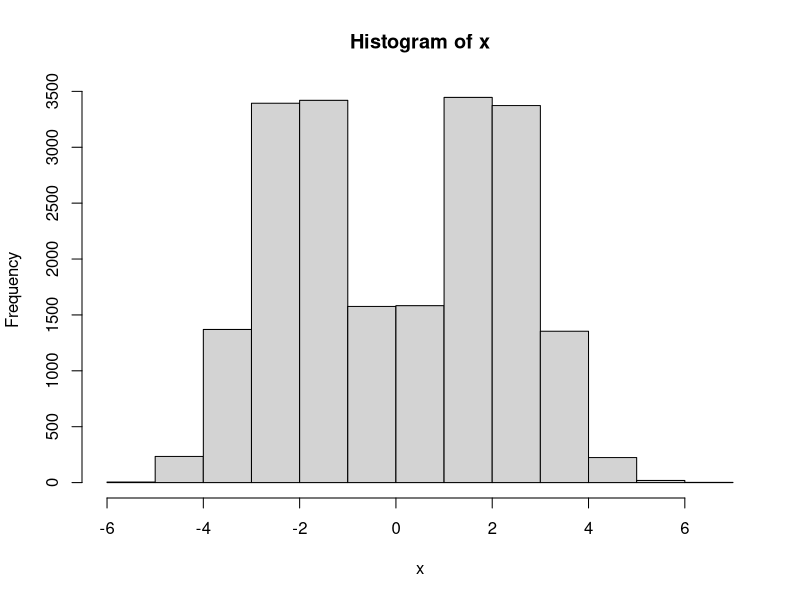
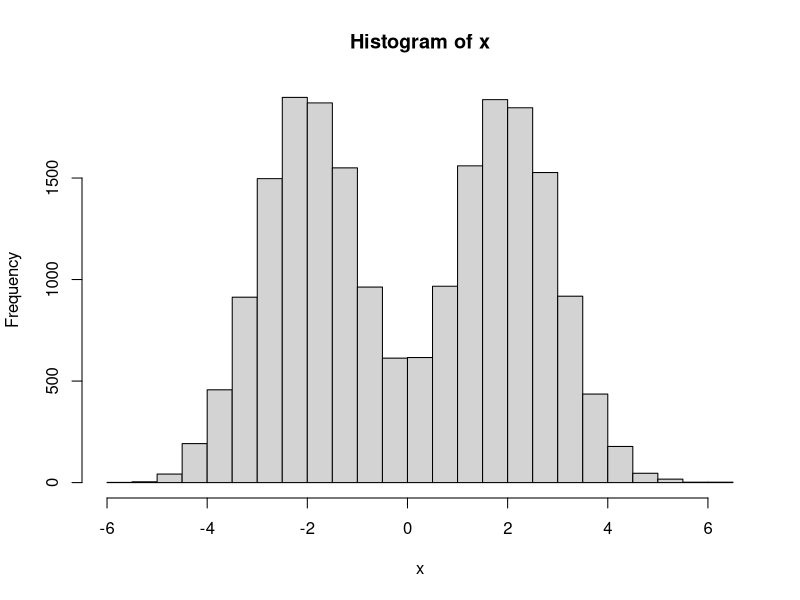
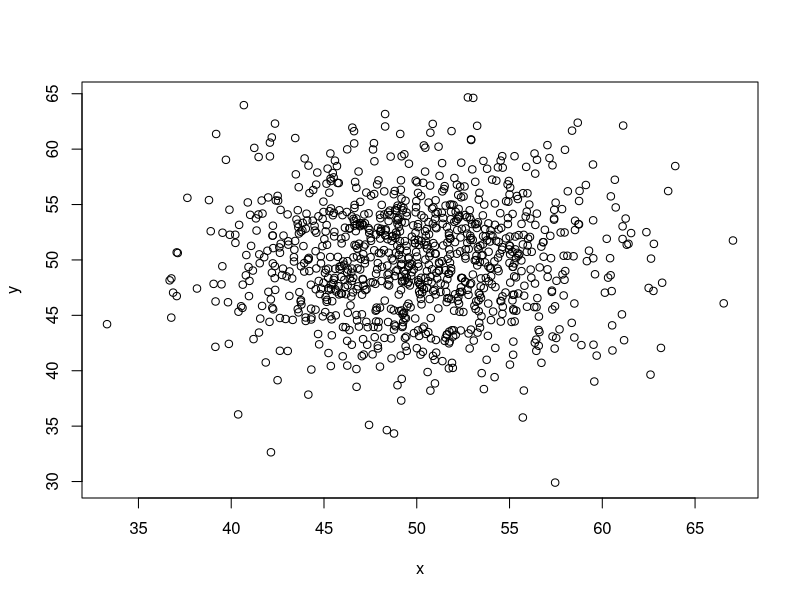
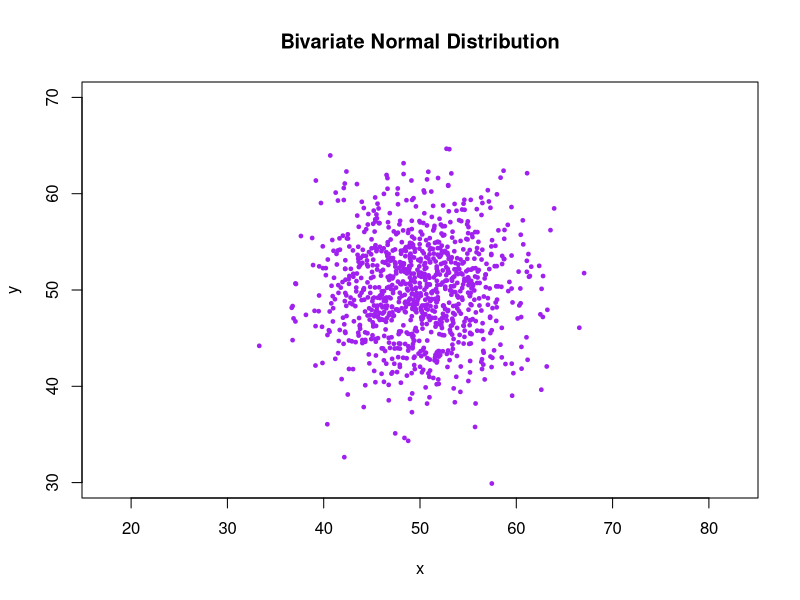
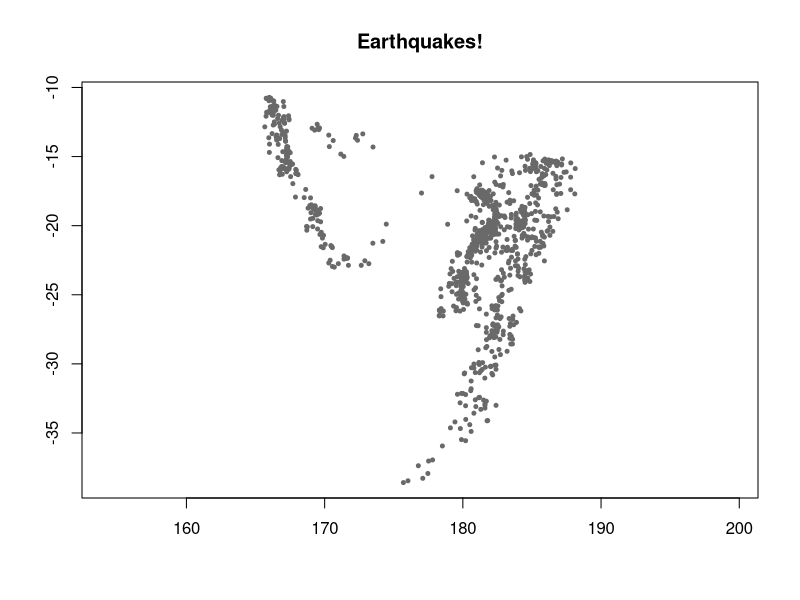
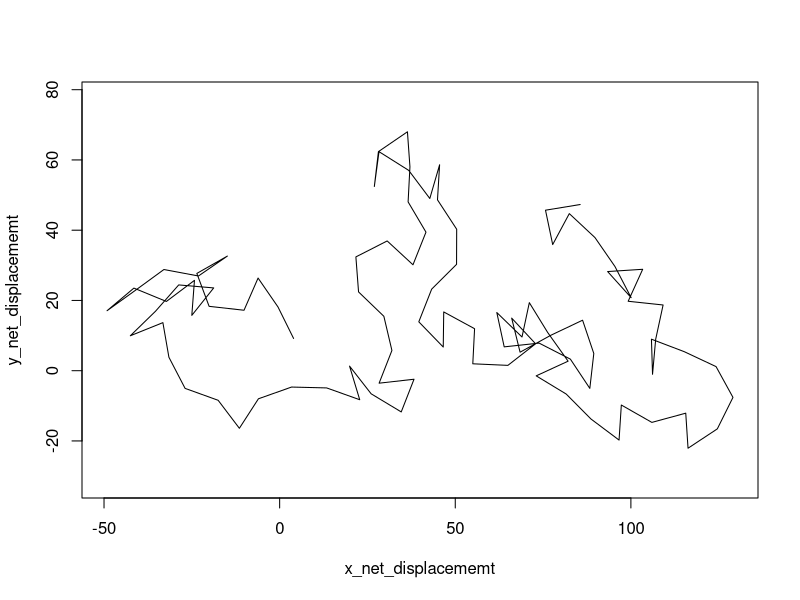

Here is the R script that generated these plots, in order:
## ---- chunk 1
x <- c(rnorm(10000, mean = -2), rnorm(10000, mean = 2))
hist(x)
hist(x, breaks = 40)
## ---- chunk 2
x <- rnorm(1000, mean = 50, sd = 5)
y <- rnorm(1000, mean = 50, sd = 5)
plot(x, y)
## ---- chunk 3
plot(x, y,
     pch = 20,
     xlim = c(30,70),
     ylim = c(30,70),
     main = "Bivariate Normal Distribution",
     col = "purple", 
     cex = 0.75,
     axes = TRUE,
     asp = 1)
## ---- chunk 4
plot(x = quakes$long, 
     y = quakes$lat,
     pch = 20,
     main = "Earthquakes!",
     col = "dimgray", 
     cex = 0.8,
     asp = 1, 
     xlab = "",
     ylab = "")

## ---- chunk 5
time_steps <- 100
step_length <- 10
theta <- runif(time_steps, min = 0, max = 2 * pi)
x_steps <- step_length * cos(theta)
y_steps <- step_length * sin(theta)
x_net_displacememt <- cumsum(x_steps)
y_net_displacememt <- cumsum(y_steps)

plot(x_net_displacememt,
     y_net_displacememt,
     type = "l",
     asp = 1)
## ---- chunk 6
mtcars
## ---- chunk 7
nrow(mtcars)
ncol(mtcars)
## ---- chunk 8
names(mtcars)
## ---- chunk 9
tibble::glimpse(mtcars)
## ---- chunk 10
mtcars$mpg
## ---- chunk 11
mean(mtcars$mpg)
## ---- chunk 12
dim(quakes)
mean(quakes$mag)
range(quakes$lat)
range(quakes$long)

# View the help page for this data set with 
# ?quakes
# "The events occurred in a cube near Fiji since 1964."
## ---- chunk 13
quakes[1:5, ]
## ---- chunk 14
quakes[ c(5, 10, 15, 20, 25), ]
## ---- chunk 15
## Quakes whose magnitude was >= 5.9
quakes[ quakes$mag >= 5.9,  ]
## ---- chunk 16
quakes[ quakes$stations >= 100,  ]
sum(quakes$stations >= 100)
## ---- chunk 17
max(quakes$mag)
## ---- chunk 18
mag_order_idx <- order(quakes$mag)
mag_order_idx
quakes[mag_order_idx, ]
## ---- chunk 19
mag_topten_idx <- order(quakes$mag, decreasing = TRUE)[1:10]
quakes[mag_topten_idx, ]
## ---- chunk 20
## 4 cylinder
mean(mtcars[ mtcars$cyl == 4, "mpg" ])

## 6 cylinder
mean(mtcars[ mtcars$cyl == 6, "mpg" ])

## 8 cylinder
mean(mtcars[ mtcars$cyl == 8, "mpg" ])

